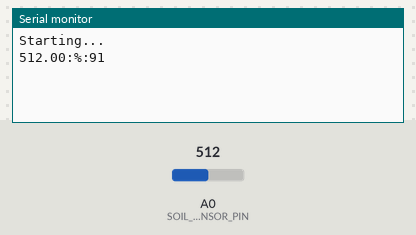
Bench run of a sketch on a simulated Arduino Uno, built with avr-gcc and run on an emulated ATmega328P. Parts: the last lines printed to the serial monitor. Inputs (shaded band) come from the test bench; at power-on: A0 (SOIL_SENSOR_PIN) = 512.

Above: at 1.2 s.
1.3 s: A0 (SOIL_SENSOR_PIN) set to 716
At 1.3 s:
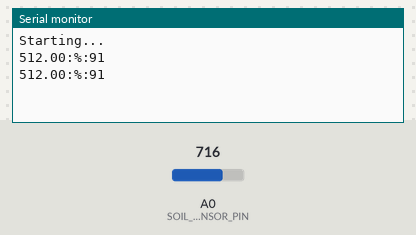
2.8 s: A0 (SOIL_SENSOR_PIN) set to 900
At 4.4 s:
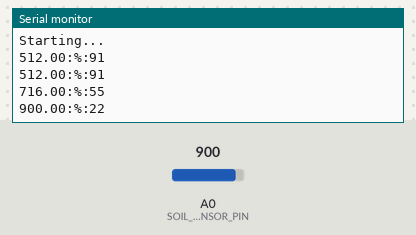
Timing chart, 0 to 5.9 s (numbered marks = the images above; inputs shaded):
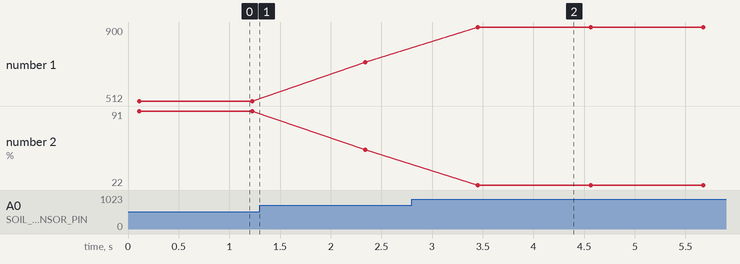

Measured:
- after the input at 2.8 s, the serial monitor: prints a new line after 0.65 s (image 2)
- plotted number 1: 512 → 716 after the input at 1.3 s, 716 → 900 after the input at 2.8 s
- plotted number 2: 91 → 55 after the input at 1.3 s, 55 → 22 after the input at 2.8 s

The sketch:

soil_moisture_tests.ino
```cpp
// (licence header left out)
#define SOIL_SENSOR_PIN A0
void setup() {
  Serial.begin(9600);
  Serial.println("Starting...");
}
int convertToPercent(int value)
{
  int percentValue = 0;
  percentValue = map(value, 1023, 465, 0, 100);
  return percentValue;
}

void loop() {
  float sensorReading = 0;
  for(int i = 0; i< 100; i++)
  {
    sensorReading +=analogRead(SOIL_SENSOR_PIN);
    delay(1);
  }
  sensorReading = sensorReading/100.00;
  Serial.print(sensorReading);
  Serial.print(":%:");
  Serial.println(convertToPercent(sensorReading));
  delay(1000);
}
```
